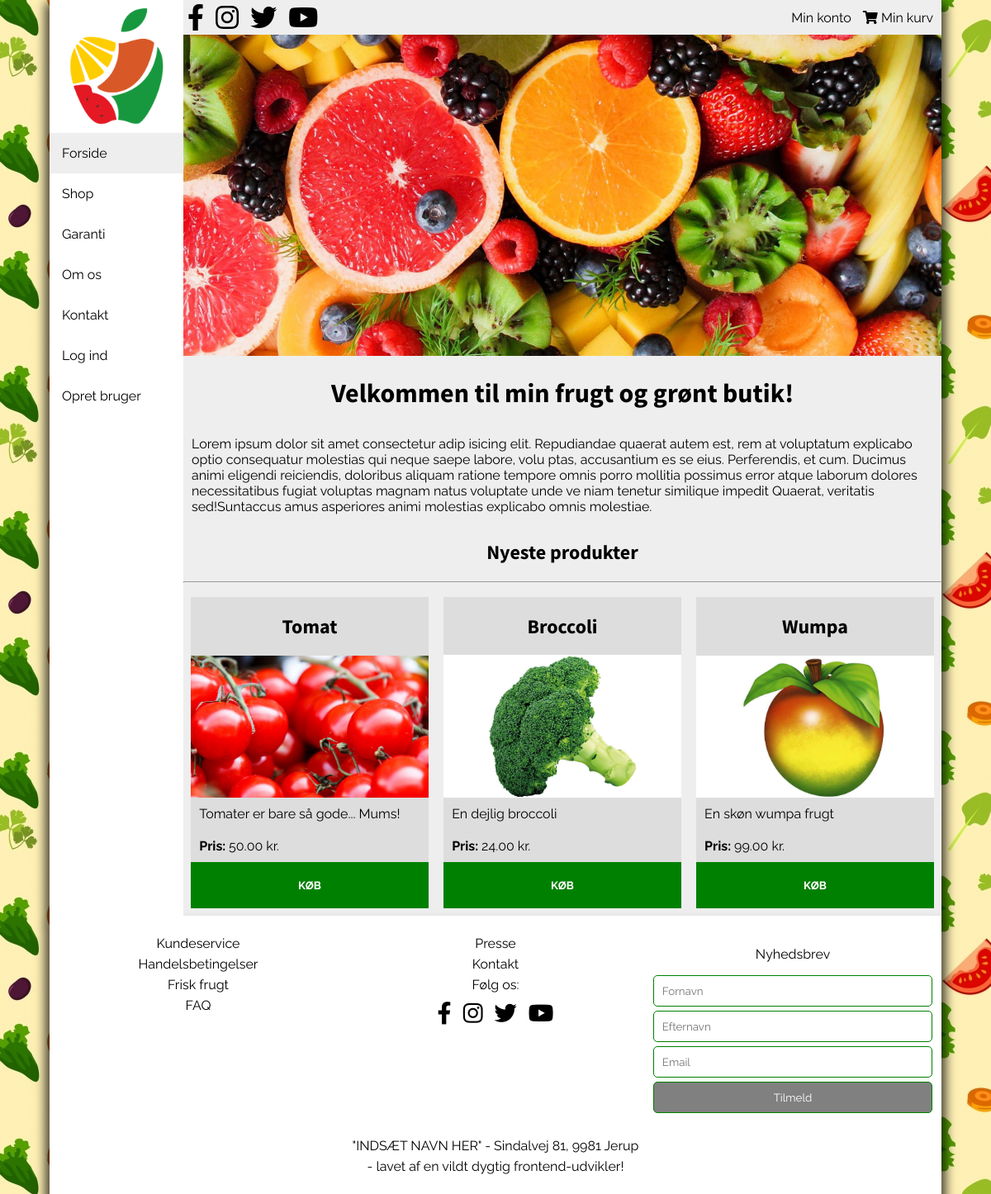
The page / on the database its author committed.
### tables this page shows
CREATE TABLE `products` (
  `productId` int(5) NOT NULL,
  `title` varchar(50) NOT NULL,
  `text` varchar(100) NOT NULL,
  `category` varchar(30) NOT NULL,
  `authorId` int(5) NOT NULL,
  `imgUrl` varchar(50) NOT NULL,
  `imgAlt` varchar(50) NOT NULL,
  `price` double(10,2) NOT NULL,
  `date` int(10) NOT NULL
);

### assets/getLatestArticles.php (the view, shortened to what this page needs)
<?php
require_once "connect.php";
$statement = $dbh->prepare("SELECT * FROM products JOIN users ON products.authorId = users.userId ORDER BY date DESC LIMIT 3");
$statement->execute();
while ($row = $statement->fetch(PDO::FETCH_ASSOC)) { ?>
    <article>
        <h2><?php echo $row['title'] ?></h2>
        <img src="img/<?php echo $row['imgUrl'] ?>" alt="<?php echo $row['imgAlt'] ?>" onerror="this.src='img/placeholder.jpg'">
        <p><?php echo $row['text'] ?></p>
        <p><span>Pris: </span><?php echo $row['price'] ?> kr.</p>
        <button>KØB</button>
    </article>
    <?php
}
?>

### css/style.css (style rules this page uses)
body { margin: 0; background-image: url(../img/background.png); background-attachment: fixed; }
* { font-family: "Raleway", sans-serif; }
h1, h2, h3, h4, h5, h6 { font-family: "Source Sans Pro", sans-serif; }
.container p { text-align: left; padding: 10px; }
main .products article { width: 31.33%; margin: 1%; background: #ddd; display: -webkit-box; display: -ms-flexbox; display: flex; -webkit-box-orient: vertical; -webkit-box-direction: normal; -ms-flex-direction: column; flex-direction: column; -webkit-box-pack: justify; -ms-flex-pack: justify; justify-content: space-between; position: relative; }
main .products article span { font-weight: bold; }
main .products article p { margin: 0; }
main .products article img { width: 100%; }
main .products article button { border: none; padding: 20px; width: 100%; background-color: green; color: white; font-weight: bold; -webkit-transition: 0.3s; transition: 0.3s; }

### rows shown on the page
products: title "Tomat", imgUrl (picture), text "Tomater er bare så gode... Mums!", price "50.00"
products: title "Broccoli", imgUrl (picture), text "En dejlig broccoli", price "24.00"
products: title "Wumpa", imgUrl (picture), text "En skøn wumpa frugt", price "99.00"
